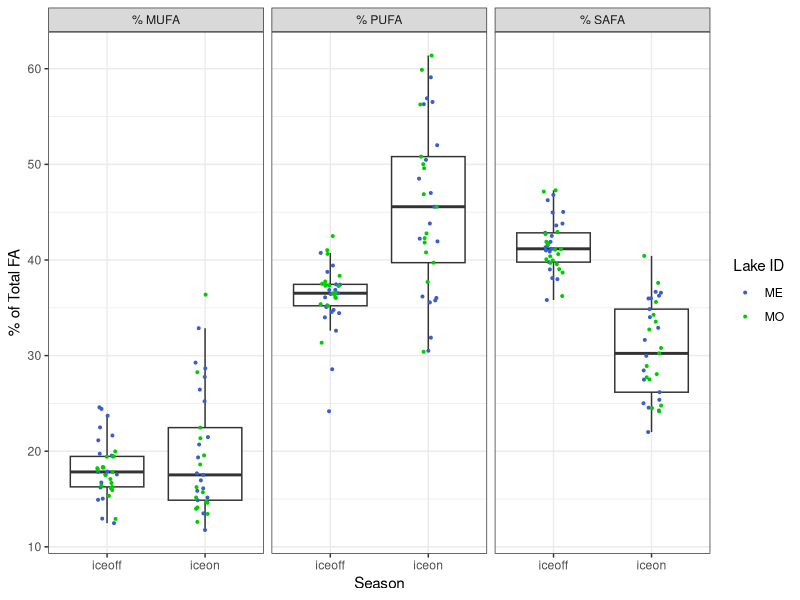
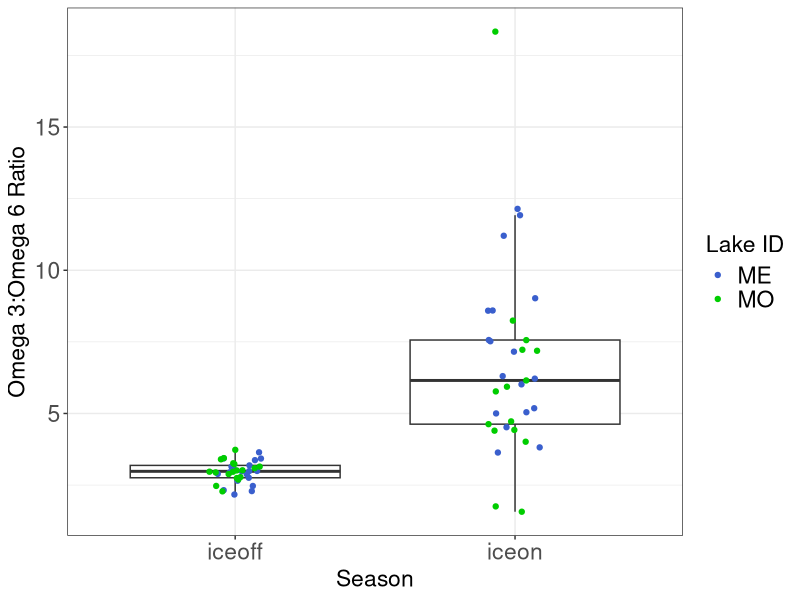
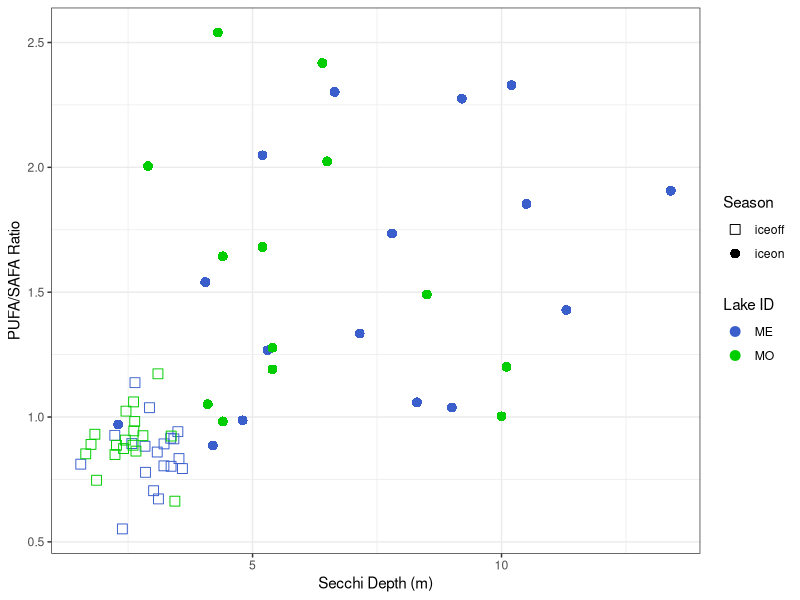

Recreate these plots in R, in order.
# ============================================================== #
## ========================= OVERVIEW ========================= ##
# ============================================================== #

# Looking at iceon/iceoff community FA profiles
# Only using Lakes Mendota and Monona from LTER,
# as they have equivalent iceon/iceoff paired data
# Using AG PLoS paper FA dataset, with some aggregation/crosswalking
# to match LTER data.

# ============================================================== #
## =================== DATA WRANGLING STEPS =================== ##
# ============================================================== #

# 1) LTER data - read in, format dates, keep only ME/MO
# 2) read in iceon/iceoff data (ecology letters paper)
# 3) tag LTER data with season, keep only iceon/iceoff
# 4) aggregate LTER samples to month (mean taxa biomass by lake/year/month)
# 5) identify genera <5% of any sample - remove these genera
# 6) calculate dry weight (20% of wet weight)
# 7) read in FA PLoS data - keep freshwater, proportion data
# --> 7.5) fix FA/LTER group/division matches (see crosswalk.xlsx)
# 8) aggregate FA to genus and division level profiles
# 9) aggregate biomass to genus level
# 10) tag LTER data with whether has matching division/Group or genus in FA data
# 11) merge LTER with FA data (genus, division, NA matches)
# 12) weight FA data by biomass dry weight / total biomass 
#     (genus-level FA, independent of biomass)
# 13) aggregated weighted to community level 
# 14) plotted MUFA/PUFA/SAFA by Lake & Season; plotted Omega3:6 by Lake & Season
# 15) read in FA Secchi data and plot PUFA/SAFA ~ Secchi



# ============================================================== #
## ====================== SCRIPT BEGINS ======================= ##
# ============================================================== #

#load packages
library(dplyr)
library(reshape2)
library(tidyr)
library(lubridate)
library(vegan)
library(RColorBrewer)
library(ggplot2)

# ============================================================================
# ----> read in LTER phyto data

#read in, format dates so can stack ok 

madison <- read.csv("../Data/ntl88_v7.csv", stringsAsFactors = FALSE) %>% 
  mutate(date = as.Date(sampledate, format = "%m/%d/%Y")) %>% 
  select(-sampledate)

#only madison lakes have matching iceon/iceoff data
lter_lakes <- madison %>% 
  filter(lakeid %in% c("MO", "ME"))

#keep only necessary files
lter_lakes <- lter_lakes %>% 
  mutate(month = month(date),
         year = year(date)) %>% 
  select(lakeid, year, month, date, sta, depth_range, 
         division, genus, taxa_name, biomass_conc)

#=============================================================================
# ----> read in under ice data, for ice on/off timing
seasons_orig <- read.csv("../Data/under_ice_data.csv", stringsAsFactors = FALSE)

#keep only wisconsin, cols of interest, make start and end full dates
seasons_wisc <- seasons_orig %>% 
  filter(lakeregloc == "Wisconsin") %>% 
  select(year, season, lakename, lakeregloc, 
         startday, startmonth, startyear, 
         endday, endmonth, endyear) %>% #, 
  #iceduration, periodn, photicdepth, 
  #icedepth, snowdepth, airtemp) %>% 
  mutate(startmonum = match(startmonth, month.abb),
         endmonum = match(endmonth, month.abb)) %>% 
  mutate(startdate = paste(startyear, startmonum, startday, sep = "-"),
         enddate = paste(endyear, endmonum, endday, sep = "-"))

#unique(seasons_wisc$lakename)
#unique(lter_lakes$lakeid) %>% sort()

#make lakeid to match
seasons_lakes <- seasons_wisc %>% 
  mutate(lakeid = ifelse(lakename == "Lake Mendota", "ME", NA),
         lakeid = ifelse(lakename == "Lake Monona", "MO", lakeid)) %>% 
  select(season, lakeid, year, startdate, enddate) %>% 
  filter(lakeid %in% c("ME", "MO"))

# Note: we are losing the 2014/2015/2016 data by using this to subset
# we may want to go back to raw LTER ice data to get 2014/2015/2016 iceon/iceoff dates

#=============================================================================
# ----> LTER ice duration data (for seasons)

#this gets the ice, but we don't have the summer stratified period
#(which is problematic...)

#read in LTER ice duration data
duration <- read.csv("../Data/ntl33_v4.csv", stringsAsFactors = FALSE)

#look like what we need
head(duration)

#keep only relevant info
duration_relevant <- duration %>%
  #only interested in Mendota, Monona
  filter(lakeid %in% c("ME", "MO")) %>% 
  #can narrow down year range
  filter(year4 >= 1990)

#not sure what to do about this

#=============================================================================
# ----> tag data with season

lter_dates_only <- lter_lakes %>% 
  select(lakeid, year, date) %>% 
  unique() %>% 
  rename(sample_year = year) %>% 
  arrange(lakeid, sample_year)

#make seasons wide format to can have column "start", "sample", and "end" dates
seasons_lakes_wide <- seasons_lakes %>% 
  melt(id.vars = c("lakeid", "year", "season"), variable.name = "category", value.name = "date") %>% 
  mutate(seasons_category = paste(season, category, sep = "_")) %>% 
  select(-season, -category) %>% 
  dcast(lakeid + year ~ seasons_category, value.var = "date") %>% 
  rename(winter_yr = year) %>% 
  select(lakeid, winter_yr, iceon_startdate, iceon_enddate, iceoff_startdate, iceoff_enddate)

#we're only interested in iceon/iceoff
#(looking at ice vs stratified patterns in FA)

lter_seasons_pre <- merge(lter_dates_only, seasons_lakes_wide,
                      by = c("lakeid"), all.x = TRUE) %>% 
  #tag seasons with iceon/iceoff (NA if not fall within start/end dates)
  mutate(season = ifelse(date >= iceon_startdate & date <= iceon_enddate, "iceon", NA),
         season = ifelse(date >= iceoff_startdate & date <= iceoff_enddate, "iceoff", season)) %>% 
  #keep only samples that fall within iceon or iceoff
  filter(!is.na(season))

#merge back to full lter data
lter_seasons <- lter_seasons_pre %>% 
  #group things by *winter* year
  select(lakeid, date, winter_yr, season) %>% 
  merge(lter_lakes, by = c("lakeid", "date")) %>% 
  select(-year)

#=============================================================================
# ----> aggregate samples to month

#aggregate to month within *winter* year and lake (ignore station and depth for now)
#since ignoring "other" seasons, shouldn't have issue of sample dates across seasons

#using mean since some dates have multiple samples per month, while others have one or none
#using averages to account for multiple within-month samples, make comparable

lter_month <- lter_seasons %>% 
  #monthly taxa mean biomass (across stations and depth)
  group_by(lakeid, winter_yr, season, month, division, genus, taxa_name) %>% 
  summarize(biomass_ww_m = mean(biomass_conc, na.rm = TRUE)) %>% 
  as.data.frame()

#check out number of years
# lter_month %>% 
#   select(lakeid, winter_yr, season) %>% 
#   group_by(lakeid, season) %>% 
#   summarize(n = n_distinct(winter_yr))


#========================================================================
# ----> identify <5% of samples

#identify contributors (genus-level) <5% of any sample any date (within lake)
#use wet weight (shouldn't matter)

#find contributions to biomass, in terms of %
lter_contribs <- lter_month %>% 
  #for each lake/year/month, find total biomass
  group_by(lakeid, winter_yr, month) %>% 
  mutate(total_bm = sum(biomass_ww_m)) %>% 
  ungroup() %>% 
  #for lake/date, find genus biomass
  group_by(lakeid, winter_yr, month, genus) %>% 
  mutate(genus_bm = sum(biomass_ww_m)) %>% 
  as.data.frame() %>% 
  select(-taxa_name, -biomass_ww_m) %>% 
  #find percent genus biomass of total biomass
  mutate(perc_genus_bm = genus_bm / total_bm * 100) %>% 
  ungroup()  

#find genera that are ever over 5% of a sample BY LAKE
lter_high_contrib <- lter_contribs %>% 
  filter(perc_genus_bm >= 0.05)

lter_high_contrib_genera <- lter_high_contrib %>% 
  select(lakeid, genus) %>% 
  unique() %>% 
  arrange(lakeid, genus) %>% 
  mutate(high_p = "present")

#find genera that are NOT ever over 5% of a sample
lter_low_contrib <- lter_contribs %>% 
  filter(perc_genus_bm < 0.05) 

lter_low_contrib_genera <- lter_low_contrib %>% 
  select(lakeid, genus) %>% 
  unique() %>% 
  arrange(lakeid, genus) %>% 
  mutate(low_p = "present")

#merge, keep ones that are present in low and not in high
#(i.e., those that are never >=5% of a sample)
lter_remove_5 <- merge(lter_high_contrib_genera, lter_low_contrib_genera,
                       by = c("lakeid", "genus"), all = TRUE) %>% 
  #these are ones that are never >=5% of a lake sample
  filter(low_p == "present" & is.na(high_p))


#========================================================================
# ----> LTER after removals of low contributors

#by lake/date - total genus biomass AFTER remove low contribs
lter_after_remove <- lter_month %>% 
  #remove low contributors by lake and genus
  filter( !((lakeid %in% lter_remove_5$lakeid) & (genus %in% lter_remove_5$genus)) ) 

#add a dry weight biomass column
lter_use <- lter_after_remove %>% 
  mutate(biomass_dw = 0.20 * biomass_ww_m)


#========================================================================
# ----> read in fatty acid profiles

# read in PLoS fatty acid dataset
fa <- read.csv("../Data/PLoS_supp/S1_Dataset.csv", stringsAsFactors = FALSE)

#only want freshwater
#fa %>% group_by(Salinity) %>% summarize(n = length(Salinity))
fa_fresh <- filter(fa, Salinity == 0)

#want only proportion data
fa_fresh_prop <- filter(fa_fresh, Data == "prop")

#for now, we don't care about the experimental info
fa_fresh_prop_small <- fa_fresh_prop %>% 
  select(Group, Class, Order, Genus, species,
         sumSAFA, sumMUFA, sumPUFA,
         c18.2w6, c18.3w6, c18.3w3,
         c18.4w3, c18.5w3, 
         c20.4w6, c20.5w3, c22.6w3)

#========================================================================
# ----> fix FA/LTER group/division matches

#existing matches: Chlorophyta, Cryptophyta, Rhodophyta

#make match at group/division level: 
#   Cyanobacteria (FA) = Cyanophyta (LTER)
#   Dinophyta (FA) = Pyrrhophyta (LTER)
#   Euglenozoa (FA) = Euglenophyta (LTER)

#match division to non-group
#   Chrysophyta (LTER) = class Chrysophyceae (FA)
#   Xanthophyta (LTER) = class Xanthophyceae (FA)
#   Haptophyta (LTER) = genus Chromulina (FA)
#   Bacillariophyta (LTER) = average of classes 
#                 Bacillariophyceae, Fragilariophyceae, Coscinodiscophyceae (FA)
#       [Bacillariophyta is multiple classes - for these 3 classes, find average FA profile]

fa_fix <- fa_fresh_prop_small %>% 
  #first, match at group level
  mutate(GroupDiv = ifelse(Group == "Cyanobacteria", "Cyanophyta", Group),
         GroupDiv = ifelse(Group == "Dinophyta", "Pyrrhophyta", GroupDiv),
         GroupDiv = ifelse(Group == "Euglenozoa", "Euglenophyta", GroupDiv),
         #match at single class level
         GroupDiv = ifelse(Class == "Chrysophyceae", "Chrysophyta", GroupDiv),
         GroupDiv = ifelse(Class == "Xanthophyceae", "Xanthophyta", GroupDiv),
         #match at genus level
         GroupDiv = ifelse(Genus == "Chromulina", "Haptophyta", GroupDiv),
         #Bacillariophyta is multiple classes
         GroupDiv = ifelse(Class %in% c("Bacillariophyceae", "Fragilariophyceae", "Coscinodiscophyceae"),
                           "Bacillariophyta", GroupDiv))

# fa_fix %>% select(Group, GroupDiv) %>% unique()
# fa_fix %>% filter(GroupDiv %in% c("Bacillariophyta", "Xanthophyta")) %>% select(Group, Class, GroupDiv) %>% unique()
# fa_fix %>% filter(GroupDiv == "Haptophyta") %>% select(Group, Class, Genus, GroupDiv) %>% unique()
# #yes, works as it should


#========================================================================
# ----> tag LTER data with whether matching genus/division in FA data

lter_fa_tag <- lter_use %>%
  #tag at which level it matches
  #not that groupdiv level is a combination of groups/classes/genus
  mutate(cat = ifelse(division %in% fa_fix$GroupDiv, "groupdiv", NA)) %>%
  mutate(cat = ifelse(genus %in% fa_fix$Genus, "genus", cat))

tags <- lter_fa_tag %>% select(division, genus, cat) %>% unique()

# unique(fa_fix$GroupDiv) %>% sort()
# unique(lter_use$division) %>% sort()


#========================================================================
# ----> find FA genus and division-level profiles

#within genus, what's the average FA profile
fa_genus <- fa_fix %>% 
  group_by(GroupDiv, Genus) %>% 
  summarize(gen_avg_sumSAFA = mean(sumSAFA),
            gen_avg_sumMUFA = mean(sumMUFA),
            gen_avg_sumPUFA = mean(sumPUFA),
            gen_avg_c18.2w6 = mean(c18.2w6),
            gen_avg_c18.3w6 = mean(c18.3w6),
            gen_avg_c18.3w3 = mean(c18.3w3),
            gen_avg_c18.4w3 = mean(c18.4w3),
            gen_avg_c18.5w3 = mean(c18.5w3),
            gen_avg_c20.4w6 = mean(c20.4w6),
            gen_avg_c20.5w3 = mean(c20.5w3),
            gen_avg_c22.6w3 = mean(c22.6w3)) %>% 
  as.data.frame()

#within group/div (FA/LTER fixed croswalk), what's the average FA profile
fa_groupdiv <- fa_fix %>% 
  group_by(GroupDiv) %>% 
  summarize(grpdiv_avg_sumSAFA = mean(sumSAFA),
            grpdiv_avg_sumMUFA = mean(sumMUFA),
            grpdiv_avg_sumPUFA = mean(sumPUFA),
            grpdiv_avg_c18.2w6 = mean(c18.2w6),
            grpdiv_avg_c18.3w6 = mean(c18.3w6),
            grpdiv_avg_c18.3w3 = mean(c18.3w3),
            grpdiv_avg_c18.4w3 = mean(c18.4w3),
            grpdiv_avg_c18.5w3 = mean(c18.5w3),
            grpdiv_avg_c20.4w6 = mean(c20.4w6),
            grpdiv_avg_c20.5w3 = mean(c20.5w3),
            grpdiv_avg_c22.6w3 = mean(c22.6w3)) %>% 
  as.data.frame()


#========================================================================
# ----> aggregate biomass to GENUS
# when missing genus, stick with GENUS biomass but sub in DIVISION fatty acid profile

#aggregate biomass to genus
lter_level_bm <- lter_use %>% 
  group_by(lakeid, winter_yr, season, month, division, genus) %>% 
  summarize(bm_ww_g = sum(biomass_ww_m, na.rm = TRUE),
         bm_drw_g = sum(biomass_dw, na.rm = TRUE)) %>% 
  as.data.frame() 

#merge with tag info
lter_level_bm_tag <- merge(lter_level_bm, tags, by = c("division", "genus"), all = TRUE)

# lter_level_bm_tag %>%
#   select(division, genus, cat) %>%
#   unique() %>%
#   group_by(cat) %>%
#   summarize(n = length(cat)) %>%
#   as.data.frame()

#        cat  n
# 1    genus 35
# 2 groupdiv 95
# 3     <NA>  1

#========================================================================
# ----> merge with FA profiles

# --> genus level FA - matches genus-level biomass
# merges GENUS level biomass with GENUS level FA profiles
tags_fa_genus <- lter_level_bm_tag %>% 
  #only looking at genus-level matches
  filter(cat == "genus") %>% 
  #rename for downstream stacking
  rename(biomass_wet_weight = bm_ww_g,
         biomass_dry_weight = bm_drw_g) %>% 
  #merge with FA genus level data
  merge(fa_genus,  
        by.x = "genus", by.y = "Genus",
        all.x = TRUE) %>% 
  #organize columns
  select(GroupDiv, genus, cat, lakeid, winter_yr, month, season,
         biomass_wet_weight, biomass_dry_weight,
         gen_avg_sumSAFA,
         gen_avg_sumMUFA,
         gen_avg_sumPUFA,
         gen_avg_c18.2w6,
         gen_avg_c18.3w6,
         gen_avg_c18.3w3,
         gen_avg_c18.4w3,
         gen_avg_c18.5w3,
         gen_avg_c20.4w6,
         gen_avg_c20.5w3,
         gen_avg_c22.6w3)

#remove labels in headers
names(tags_fa_genus) <- gsub("gen_avg_", "", names(tags_fa_genus))

# --> division level FA - matches division level biomass
# merges GENUS level biomass with DIVISION level FA profiles
# (missing genera in FA get division level FA)
tags_fa_groupdiv <- lter_level_bm_tag %>% 
  #keep only those matching at groupdiv level
  filter(cat == "groupdiv") %>% 
  #rename for downstream stacking
  rename(biomass_wet_weight = bm_ww_g,
         biomass_dry_weight = bm_drw_g) %>% 
  #merge with FA division/group level data
  #merge with FA genus level data
  merge(fa_groupdiv,  
        by.x = "division", by.y = "GroupDiv",
        all.x = TRUE) %>% 
  rename(GroupDiv = division) %>% 
  #organize columns
  select(GroupDiv, genus, cat, lakeid, winter_yr, month, season,
         biomass_wet_weight, biomass_dry_weight,
         grpdiv_avg_sumSAFA,
         grpdiv_avg_sumMUFA,
         grpdiv_avg_sumPUFA,
         grpdiv_avg_c18.2w6,
         grpdiv_avg_c18.3w6,
         grpdiv_avg_c18.3w3,
         grpdiv_avg_c18.4w3,
         grpdiv_avg_c18.5w3,
         grpdiv_avg_c20.4w6,
         grpdiv_avg_c20.5w3,
         grpdiv_avg_c22.6w3)

#remove labels in headers
names(tags_fa_groupdiv) <- gsub("grpdiv_avg_", "", names(tags_fa_groupdiv))

# --> does NOT have associated FA
#leaving biomass at genus level
tags_fa_NA <- lter_level_bm_tag %>% 
  filter(is.na(cat)) %>% 
  rename(biomass_wet_weight = bm_ww_g,
         biomass_dry_weight = bm_drw_g) %>% 
  rename(GroupDiv = division) %>% 
  select(GroupDiv, genus, cat, lakeid, winter_yr, month, season,
         biomass_wet_weight, biomass_dry_weight) %>% 
  #add NA columns
  mutate(          sumSAFA = NA,
                   sumMUFA = NA,
                   sumPUFA = NA,
                   c18.2w6 = NA,
                   c18.3w6 = NA,
                   c18.3w3 = NA,
                   c18.4w3 = NA,
                   c18.5w3 = NA,
                   c20.4w6 = NA,
                   c20.5w3 = NA,
                   c22.6w3 = NA)

# --> merge together
full_dat <- rbind(tags_fa_genus, tags_fa_groupdiv, tags_fa_NA)


#========================================================================
# ----> weight FA profiles by biomass

# Data == "prop" is FA % of dry weight
# so it's a fatty acid proportion of dry weight (of genus or division, by cat)

# What we want is "what are the average proportions of SAFA, MUFA, PUFA 
# present in the community, irrespective of total biomass?" 
# (i.e. we know there is higher biomass in summer - the Circus Circus buffet)
# SH: pretty sure that what we want then is:(biomass_dry_weight * sumSAFA)/total dry weight

full_dat_weighted <- full_dat %>% 
  #find total dry weight biomass for each *sample point*
  group_by(lakeid, winter_yr, season, month) %>% 
  mutate(sample_date_dry_weight_total = sum(biomass_dry_weight)) %>% 
  ungroup() %>% 
  #weight FA by biomass - per row (genus within sample date)
  #if FA is % dry weight, then FA * dry weight = biomass of that FA
  #here, sample_date_dry_weight_total is community-level biomass
  #FA props are genus-level
  mutate(sumSAFA_prop = (biomass_dry_weight * sumSAFA)/sample_date_dry_weight_total,
         sumMUFA_prop = (biomass_dry_weight * sumMUFA)/sample_date_dry_weight_total,
         sumPUFA_prop = (biomass_dry_weight * sumPUFA)/sample_date_dry_weight_total,
         c18.2w6_prop = (biomass_dry_weight * c18.2w6)/sample_date_dry_weight_total,
         c18.3w6_prop = (biomass_dry_weight * c18.3w6)/sample_date_dry_weight_total,
         c18.3w3_prop = (biomass_dry_weight * c18.3w3)/sample_date_dry_weight_total,
         c18.4w3_prop = (biomass_dry_weight * c18.4w3)/sample_date_dry_weight_total,
         c18.5w3_prop = (biomass_dry_weight * c18.5w3)/sample_date_dry_weight_total,
         c20.4w6_prop = (biomass_dry_weight * c20.4w6)/sample_date_dry_weight_total,
         c20.5w3_prop = (biomass_dry_weight * c20.5w3)/sample_date_dry_weight_total,
         c22.6w3_prop = (biomass_dry_weight * c22.6w3)/sample_date_dry_weight_total) %>% 
  as.data.frame()

#filter(full_dat_weighted, lakeid == "MO" & winter_yr == 2002 & month == 8)

#keep only columns of interest
full_dat_weighted_small <- full_dat_weighted %>% 
  select(GroupDiv, genus, cat, lakeid, winter_yr, month, season, 
         sumSAFA_prop, sumMUFA_prop, sumPUFA_prop,
         c18.2w6_prop, c18.3w6_prop, c18.3w3_prop,
         c18.4w3_prop, c18.5w3_prop,
         c20.4w6_prop, c20.5w3_prop, c22.6w3_prop)

#write to csv
write.csv(full_dat_weighted_small, "../Data/LTER_madison_FA_weighted_groupdiv.csv", row.names = FALSE)

#this is basically saying:
#for each time point, a genus has some proportion FAs
#we want to aggregate to community, then to season

#ADD UP all MUFA/PUFA/SAFA within a community
#to get community-level amount
#I have proved to myself using pen, paper, and basic algebra that this will work

full_dat_weighted_date_FA <- full_dat_weighted_small %>% 
  #get community-level FA props for each time point
  group_by(lakeid, winter_yr, month, season) %>% 
  summarize(MUFA_perc = sum(sumMUFA_prop, na.rm = TRUE),
            PUFA_perc = sum(sumPUFA_prop, na.rm = TRUE),
            SAFA_perc = sum(sumSAFA_prop, na.rm = TRUE),
            c18.2w6_perc = sum(c18.2w6_prop, na.rm = TRUE),
            c18.3w6_perc = sum(c18.3w6_prop, na.rm = TRUE),
            c18.3w3_perc = sum(c18.3w3_prop, na.rm = TRUE),
            c18.4w3_perc = sum(c18.4w3_prop, na.rm = TRUE),
            c18.5w3_perc = sum(c18.5w3_prop, na.rm = TRUE),
            c20.4w6_perc = sum(c20.4w6_prop, na.rm = TRUE),
            c20.5w3_perc = sum(c20.5w3_prop, na.rm = TRUE),
            c22.6w3_perc = sum(c22.6w3_prop, na.rm = TRUE)) %>% 
  as.data.frame()

# summary(full_dat_weighted_date_FA) 

# #now aggregate to season - find average MUFA/PUFA/SAFA profile for each season (all years, boths lakes)
# full_dat_weighted_date_FA %>% 
#   group_by(season) %>% 
#   summarize(MUFA_perc_avg = mean(MUFA_perc),
#             PUFA_perc_avg = mean(PUFA_perc),
#             SAFA_perc_avg = mean(SAFA_perc)) %>% 
#   as.data.frame()
# #doesn't quite add up to 100%, more like 95%, but not unexpected since on average

#aggregate to lake/month/year/season
full_dat_weighted_month_season_FA <- full_dat_weighted_date_FA %>% 
  #aggregate across months within season, find average FAs
  group_by(lakeid, winter_yr, season, month) %>% 
  summarize(MUFA_perc_avg = mean(MUFA_perc, na.rm = TRUE),
            PUFA_perc_avg = mean(PUFA_perc, na.rm = TRUE),
            SAFA_perc_avg = mean(SAFA_perc, na.rm = TRUE),
            c18.2w6_perc_avg = mean(c18.2w6_perc, na.rm = TRUE),
            c18.3w6_perc_avg = mean(c18.3w6_perc, na.rm = TRUE),
            c18.3w3_perc_avg = mean(c18.3w3_perc, na.rm = TRUE),
            c18.4w3_perc_avg = mean(c18.4w3_perc, na.rm = TRUE),
            c18.5w3_perc_avg = mean(c18.5w3_perc, na.rm = TRUE),
            c20.4w6_perc_avg = mean(c20.4w6_perc, na.rm = TRUE),
            c20.5w3_perc_avg = mean(c20.5w3_perc, na.rm = TRUE),
            c22.6w3_perc_avg = mean(c22.6w3_perc, na.rm = TRUE)) %>% 
  as.data.frame()

#aggregate to lake/year/season
full_dat_weighted_yr_season_FA <- full_dat_weighted_date_FA %>% 
  #aggregate across months within season, find average FAs
  group_by(lakeid, winter_yr, season) %>% 
  summarize(MUFA_perc_avg = mean(MUFA_perc, na.rm = TRUE),
            PUFA_perc_avg = mean(PUFA_perc, na.rm = TRUE),
            SAFA_perc_avg = mean(SAFA_perc, na.rm = TRUE),
            c18.2w6_perc_avg = mean(c18.2w6_perc, na.rm = TRUE),
            c18.3w6_perc_avg = mean(c18.3w6_perc, na.rm = TRUE),
            c18.3w3_perc_avg = mean(c18.3w3_perc, na.rm = TRUE),
            c18.4w3_perc_avg = mean(c18.4w3_perc, na.rm = TRUE),
            c18.5w3_perc_avg = mean(c18.5w3_perc, na.rm = TRUE),
            c20.4w6_perc_avg = mean(c20.4w6_perc, na.rm = TRUE),
            c20.5w3_perc_avg = mean(c20.5w3_perc, na.rm = TRUE),
            c22.6w3_perc_avg = mean(c22.6w3_perc, na.rm = TRUE)) %>% 
  as.data.frame()
#note: doesn't add up to quite 100% (working with averages)
#also, data only goes to 2013 (may need to adjust iceon/iceoff dates from raw LTER snow/ice data)

summary(full_dat_weighted_yr_season_FA)
#MUFA: 11-36
#PUFA: 24-61
#SAFA: 22-47

#write to csv
write.csv(full_dat_weighted_yr_season_FA, "../Data/LTER_Madison_weighted_year_season_FA.csv", row.names = FALSE)

# ============================================================== #
## ========= END OF DATA WRANGLING - ANALYSIS BEGINS ========== ##
# ============================================================== #

#Note ~ 150 lines of code removed starting here compared with version in LTER_FA_20180217.R

# LTER_Madison_weighted_year_season_FA<-read.csv("../Data/LTER_Madison_weighted_year_season_FA.csv") #this appears to be the same as full_dat_weighted_yr_season_FA


#MRB edits below:

View(full_dat_weighted_yr_season_FA)


#Figure 3:

full_dat_weighted_yr_season_FA_long <- melt(data = full_dat_weighted_yr_season_FA, 
                                       measure.vars = c("MUFA_perc_avg","PUFA_perc_avg","SAFA_perc_avg"),
                                       id.vars = c("lakeid","season"))

full_dat_weighted_yr_season_FA_long$variable<-as.character(full_dat_weighted_yr_season_FA_long$variable)
full_dat_weighted_yr_season_FA_long$variable[which(full_dat_weighted_yr_season_FA_long$variable=="MUFA_perc_avg")]<-"% MUFA"
full_dat_weighted_yr_season_FA_long$variable[which(full_dat_weighted_yr_season_FA_long$variable=="PUFA_perc_avg")]<-"% PUFA"
full_dat_weighted_yr_season_FA_long$variable[which(full_dat_weighted_yr_season_FA_long$variable=="SAFA_perc_avg")]<-"% SAFA"

madison_FA <- ggplot(data = full_dat_weighted_yr_season_FA_long, aes(x = season, y = value)) + 
  geom_boxplot(outlier.shape="") +
  geom_jitter(aes(color = lakeid), width = 0.1,size=0.7) +
 # geom_point(aes(color = lakeid)) + 
  facet_wrap(~variable) + 
  xlab("Season") + ylab("% of Total FA")  +
  scale_color_manual(name = "Lake ID", values = c("royalblue3","green3"))+
  theme_bw()


#png(filename = "../Figures/Madison_FA_plot.png",width = 6, height = 6, units = "in", res = 500)
png(filename = "../Figures/Madison_FA_plot.png",width = 4, height = 2.5, units = "in", res = 500)
madison_FA
dev.off()


#Figure 4: 

#Taken from old version of script

omegas_chains <- full_dat_weighted_yr_season_FA %>% 
  #total omega 3 prop of PUFAs
  mutate(total_omega3 = c18.3w3_perc_avg +  
           c18.4w3_perc_avg +  
           c18.5w3_perc_avg +  
           c20.5w3_perc_avg +  
           c22.6w3_perc_avg,
         #total omega 6 prop of PUFAs
         total_omega6 = c18.2w6_perc_avg +  
           c18.3w6_perc_avg +  
           c20.4w6_perc_avg,
         #total short chain PUFAs (<20 C)
         total_short_chain = c18.2w6_perc_avg + 
           c18.3w6_perc_avg + 
           c18.3w3_perc_avg + 
           c18.4w3_perc_avg + 
           c18.5w3_perc_avg,
         #total long chain PUFAs (AG defined as >= 20 C)
         total_long_chain = c20.4w6_perc_avg + 
           c20.5w3_perc_avg + 
           c22.6w3_perc_avg) %>% 
  mutate(omega6_omega3_ratio = total_omega6/total_omega3,
         #may want just long chain PUFA down the road (%)
         longchainPUFA = (total_long_chain * PUFA_perc_avg)/100,
         #total long chain is % of PUFAs that are long chain
         #divide by PUFAs prop to get ratio with SAFA
         #(i.e., proportion of ALL FATTY ACIDS that are long chain PUFAs compared to SAFA prop)
         longchainPUFA_SAFA = longchainPUFA/ SAFA_perc_avg, 
         omega3_omega6_ratio = total_omega3/total_omega6) #added by MRB on 6/4/18

#plot
#madison_omega_ratio_plot_6.3 <- ggplot(omegas_chains, aes(season, omega6_omega3_ratio)) +
#  geom_boxplot(outlier.shape="") +
#  geom_jitter(aes(color = lakeid), width = 0.1, size=0.6) +
#  ylab("Omega 6:Omega 3 Ratio") + xlab("Season") + 
#  scale_color_manual(name = "Lake ID", values = c("royalblue3","green3")) +
#  theme_bw()

madison_omega_ratio_plot_3.6 <- ggplot(omegas_chains, aes(season, omega3_omega6_ratio)) +
  geom_boxplot(outlier.shape="") +
  geom_jitter(aes(color = lakeid), width = 0.1, size=1.5) +
  ylab("Omega 3:Omega 6 Ratio") + xlab("Season") + 
  scale_color_manual(name = "Lake ID", values = c("royalblue3","green3")) +
  theme_bw()+
  theme(axis.title.y = element_text(size = rel(1.5)),
        axis.text = element_text(size = rel(1.5)),
        axis.title.x = element_text(size = rel(1.5)),
        legend.text = element_text(size = rel(1.5)),
        legend.title = element_text(size = rel(1.5))) #must be used after theme_bw()

  
#png(filename = "../Figures/madison_omega_ratio_plot3v6.png",width = 6, height = 6, units = "in", res = 500)
png(filename = "../Figures/madison_omega_ratio_plot_3v6.png",width = 3.75, height = 4, units = "in", res = 500)
madison_omega_ratio_plot_3.6
dev.off()


######################
# fa ~ secchi 

fa_secchi <- read.csv("../Data/fa_secchi_data.csv", stringsAsFactors = FALSE)
fa_secchi$winter_yr2<-substr(fa_secchi$winter_yr,3,4)
fa_secchi$winter_yr2[which(fa_secchi$season=="iceoff")]<-""
fa_secchi$fill<-"Y"
fa_secchi$fill[which(fa_secchi$season=="iceoff")]<-"N"
#fa_secchi$shape<-24
#fa_secchi$shape[which(fa_secchi$season=="iceoff")]<-20

#seasonal patterns

#PUFA/SAFA vs SECCHI
fasecchi_MEMO_oneseason_onevalue<-ggplot(fa_secchi, aes(x=mean_secnview, y=(PUFA_perc_avg/SAFA_perc_avg))) +
  geom_point(size=3, aes(shape = season , colour= lakeid)) +
  ylab("PUFA/SAFA Ratio") +
  xlab("Secchi Depth (m)") +
  scale_shape_manual(name = "Season", values=c(0,16)) +
  scale_color_manual(name = "Lake ID", values = c("royalblue3","green3")) +
  theme_bw()

png(filename = "../Figures/fasecchi_MEMO_oneseason_onevalue_PUFA-SAFA.png",width = 4, height = 3, units = "in", res = 500)
fasecchi_MEMO_oneseason_onevalue
dev.off()

#EPA:ALA VS SECCHI - MM suggested but then said not to use, retaining for now
#fasecchi_MEMO_oneseason_onevalue_20p5_18p3<-ggplot(fa_secchi, aes(x=mean_secnview, y=(c20.5w3_perc_avg/(c18.3w3_perc_avg)))) +
#  geom_point(size=3, aes(shape = season , colour= lakeid)) +
#  ylab("EPA/ALA Ratio") +
#  xlab("Secchi Depth (m)") +
#  scale_shape_manual(name = "Season", values=c(0,16)) +
#  scale_color_manual(name = "Lake ID", values = c("royalblue3","green3")) +
#  theme_bw()

#png(filename = "../Figures/fasecchi_MEMO_oneseason_onevalue_EPA-ALA.png",width = 4, height = 3, units = "in", res = 500)
#fasecchi_MEMO_oneseason_onevalue_20p5_18p3
#dev.off()

#EPA:SDA VS SECCHI - MM suggested but then said not to use, retaining for now
#fasecchi_MEMO_oneseason_onevalue_20p5_18p4<-ggplot(fa_secchi, aes(x=mean_secnview, y=(c20.5w3_perc_avg/(c18.4w3_perc_avg)))) +
#  geom_point(size=3, aes(shape = season , colour= lakeid)) +
#  ylab("EPA/SDA Ratio") +
#  xlab("Secchi Depth (m)") +
#  scale_shape_manual(name = "Season", values=c(0,16)) +
#  scale_color_manual(name = "Lake ID", values = c("royalblue3","green3")) +
#  theme_bw()

#png(filename = "../Figures/fasecchi_MEMO_oneseason_onevalue_EPA-SDA.png",width = 4, height = 3, units = "in", res = 500)
#fasecchi_MEMO_oneseason_onevalue_20p5_18p4
#dev.off()

